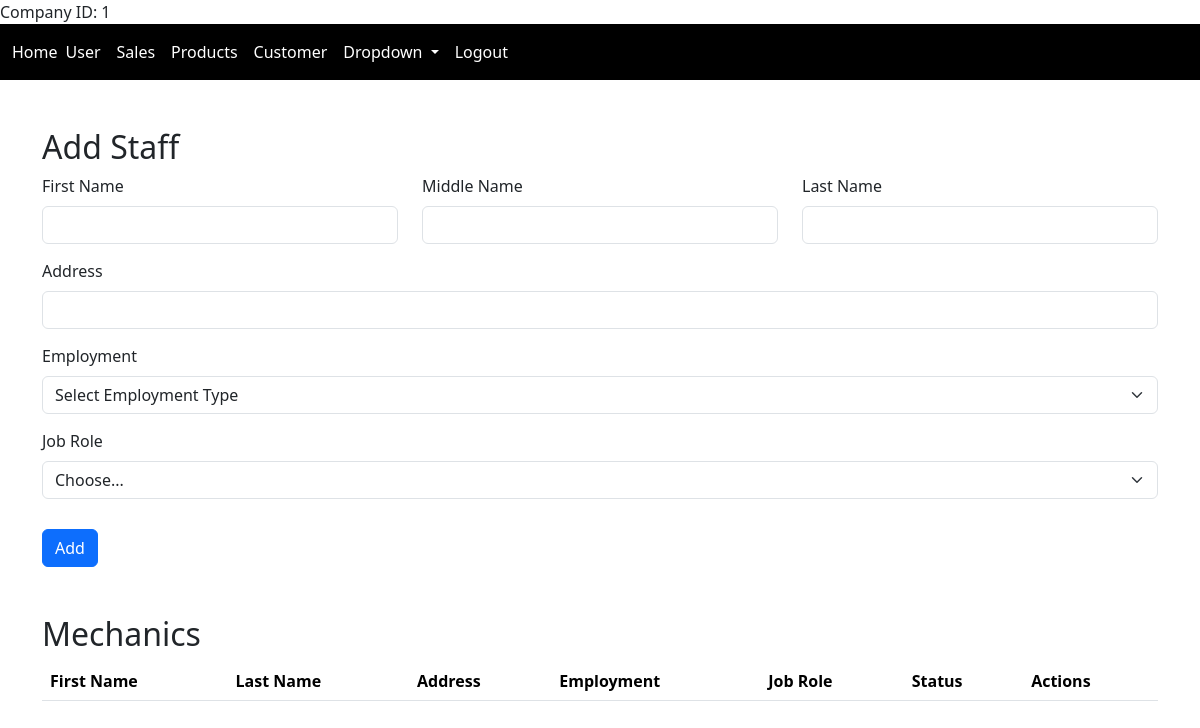
/add_staff.php (signed in), run on an earlier commit of the app's database.
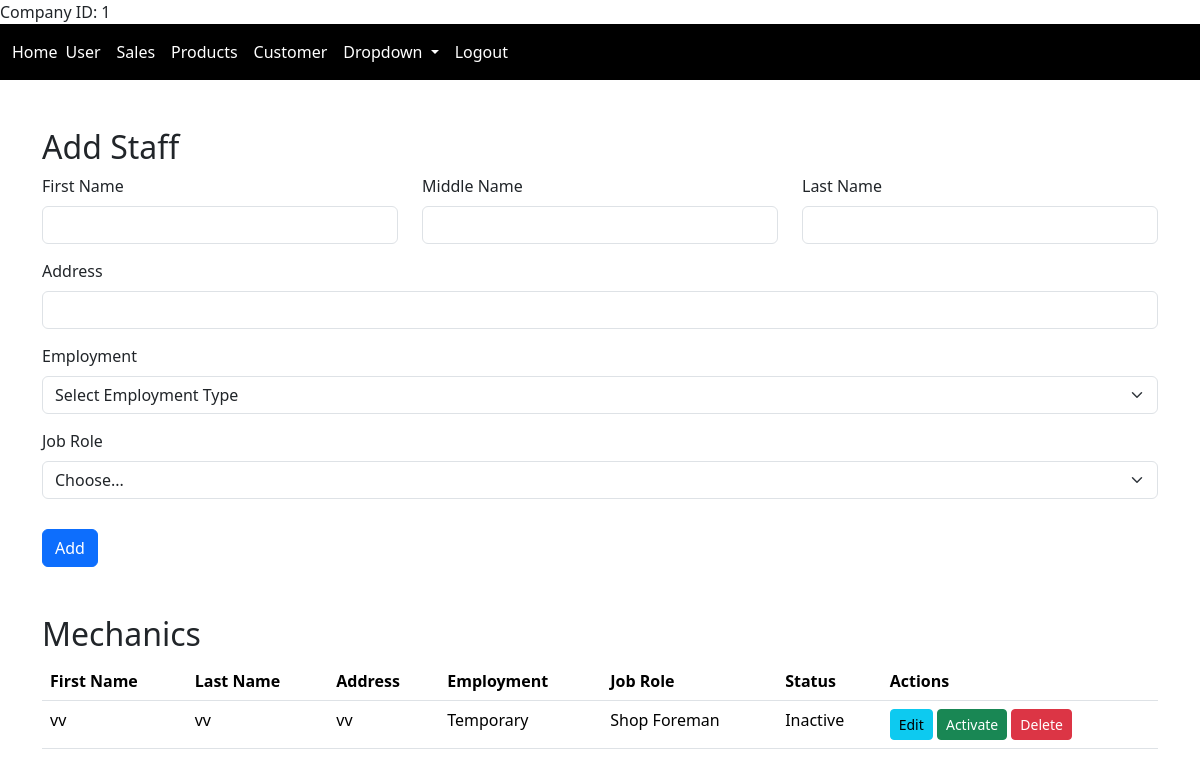
And on a later commit of the database.
### tables this page shows
CREATE TABLE `mechanic` (
  `mechanic_id` int(11) NOT NULL,
  `firstname` varchar(100) DEFAULT NULL,
  `middlename` varchar(100) DEFAULT NULL,
  `lastname` varchar(100) DEFAULT NULL,
  `address` varchar(255) DEFAULT NULL,
  `employment` varchar(100) DEFAULT NULL,
  `jobrole` varchar(100) DEFAULT NULL,
  `last_progress_saved` timestamp NOT NULL DEFAULT current_timestamp() ON UPDATE current_timestamp(),
  `companyid` int(11) DEFAULT NULL,
  `active` tinyint(1) DEFAULT NULL
);

### add_staff.php (the view, shortened to what the changed rows need)
<?php
include 'config.php';
$companyid = $_SESSION['companyid'];
$mechanics_query = "SELECT * FROM mechanic WHERE companyid = $companyid";
$mechanics_result = mysqli_query($conn, $mechanics_query);
?>
<!DOCTYPE html>
<html lang="en">
<head>
    <link href="https://cdn.jsdelivr.net/npm/bootstrap@5.3.2/dist/css/bootstrap.min.css" rel="stylesheet">
</head>
<body>
<div class="container mt-5">
    <h2>Add Staff</h2>
    <h2 class="mt-5">Mechanics</h2>
    <table class="table">
        <thead>
            <tr>
                <th scope="col">First Name</th>
                <th scope="col">Last Name</th>
                <th scope="col">Address</th>
                <th scope="col">Employment</th>
                <th scope="col">Job Role</th>
                <th scope="col">Status</th>
                <th scope="col">Actions</th>
            </tr>
        </thead>
        <tbody>
            <?php while($row = mysqli_fetch_assoc($mechanics_result)): ?>
            <tr>
                <td><?php echo $row['firstname']; ?></td>
                <td><?php echo $row['lastname']; ?></td>
                <td><?php echo $row['address']; ?></td>
                <td><?php echo $row['employment']; ?></td>
                <td><?php echo $row['jobrole']; ?></td>
                <td><?php echo $row['active'] ? 'Active' : 'Inactive'; ?></td>
                <td>
                    <a href="#" class="btn btn-sm btn-info">Edit</a>
                    <?php if($row['active']): ?>
                        <a href="#" class="btn btn-sm btn-warning">Deactivate</a>
                    <?php else: ?>
                        <a href="#" class="btn btn-sm btn-success">Activate</a>
                    <?php endif; ?>
                    <a href="#" class="btn btn-sm btn-danger">Delete</a>
                </td>
            </tr>
            <?php endwhile; ?>
        </tbody>
    </table>
    <br>
    <br>
    <br>
</div>
</body>
</html>

What changed in the data, as far as the page shows it:
added mechanic: firstname "vv", lastname "vv", address "vv", employment "Temporary", jobrole "Shop Foreman", shows "Inactive", shows "Activate"
